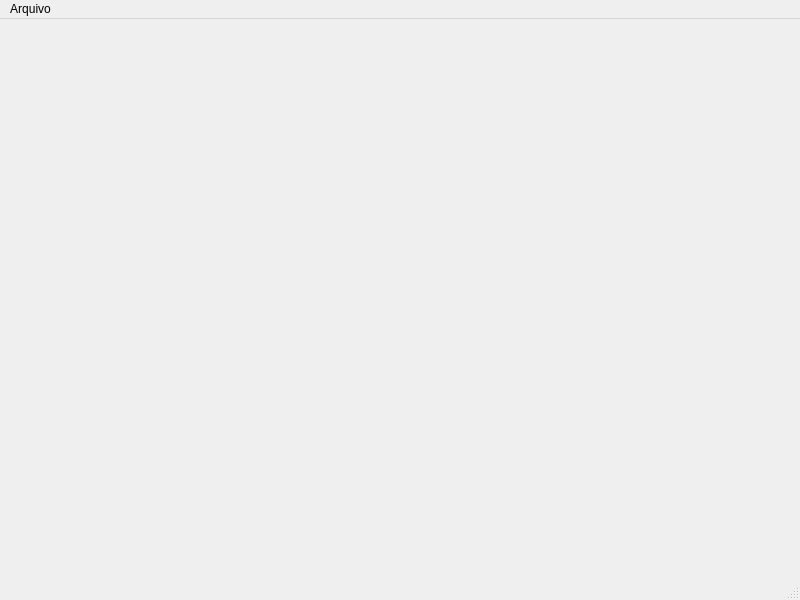
<?xml version="1.0" encoding="UTF-8"?>
<ui version="4.0">
 <class>mainWindow</class>
 <widget class="QMainWindow" name="mainWindow">
  <property name="geometry">
   <rect>
    <x>0</x>
    <y>0</y>
    <width>800</width>
    <height>600</height>
   </rect>
  </property>
  <property name="contextMenuPolicy">
   <enum>Qt::CustomContextMenu</enum>
  </property>
  <property name="windowTitle">
   <string notr="true">Chat Back Machine</string>
  </property>
  <property name="windowIcon">
   <iconset>
    <normaloff>../../../../../../usr/share/icons/default.kde4/16x16/apps/licq.png</normaloff>../../../../../../usr/share/icons/default.kde4/16x16/apps/licq.png</iconset>
  </property>
  <widget class="QWidget" name="centralwidget"/>
  <widget class="QMenuBar" name="menubar">
   <property name="geometry">
    <rect>
     <x>0</x>
     <y>0</y>
     <width>800</width>
     <height>22</height>
    </rect>
   </property>
   <widget class="QMenu" name="menuArquivo">
    <property name="title">
     <string>Arquivo</string>
    </property>
    <addaction name="actionSair"/>
   </widget>
   <addaction name="menuArquivo"/>
  </widget>
  <widget class="QStatusBar" name="statusbar"/>
  <action name="actionSair">
   <property name="text">
    <string>Sair</string>
   </property>
  </action>
 </widget>
 <resources/>
 <connections/>
</ui>
